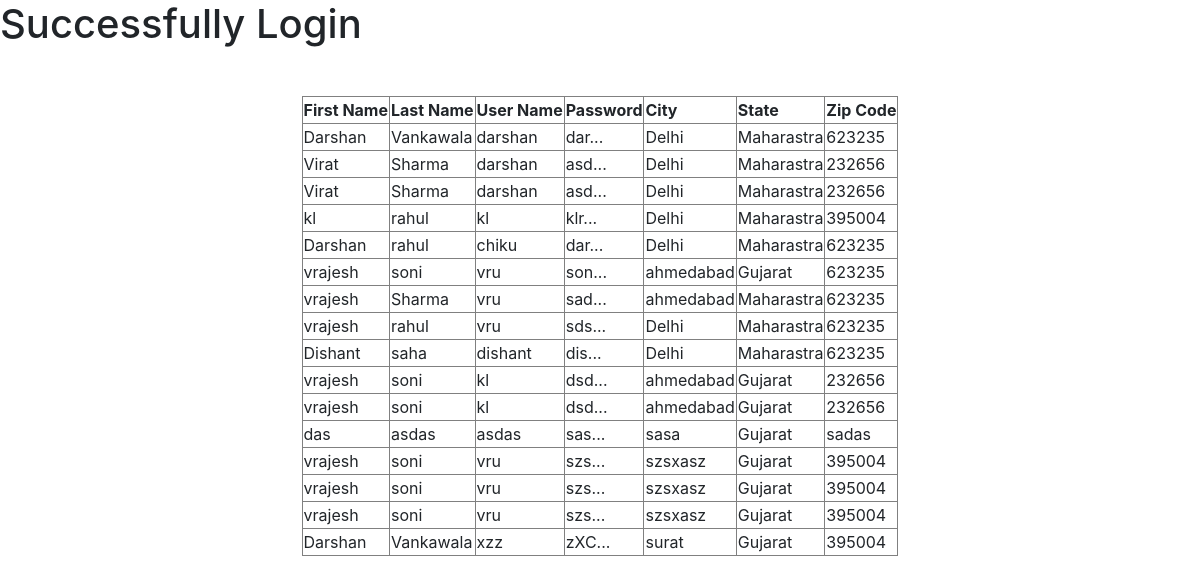
Page /success on the committed database.
### firstapp/models.py (models this page shows)
class register(models.Model):
    fname = models.CharField(max_length = 100)
    lname = models.CharField(max_length = 100)
    uname = models.CharField(max_length = 50)
    password = models.CharField(max_length = 100)
    city = models.CharField(max_length = 50)
    state = models.CharField(max_length = 50)
    zip = models.CharField(max_length = 50)
    def snippet(self):
        return self.password[:3] + '...'

### firstapp/views.py (the view)
# urls.py: path('success',views.success,name='success'),
def success(request):
    display = register.objects.all()
    return render(request,'success.html',{'display':display})

### templates/success.html (shortened to what this page needs)
<!doctype html> {% load static %}
<html lang="en">
<head>
    <link rel='stylesheet' href={% static 'dist/css/bootstrap.min.css' %}>
    <link rel="stylesheet" href="https://stackpath.bootstrapcdn.com/bootstrap/4.4.1/css/bootstrap.min.css">
</head>
<body>
    <h1>Successfully Login</h1>
    <table border='1px' align='center' class='mt-5'>
        <tr>
            <th> First Name </th>
            <th> Last Name </th>
            <th> User Name </th>
            <th> Password </th>
            <th> City </th>
            <th> State </th>
            <th> Zip Code </th>
        </tr>
        {% for a in display %}
        <tr>
            <td>{{ a.fname }}</td>
            <td>{{ a.lname }}</td>
            <td>{{ a.uname }}</td>
            <td>{{ a.snippet }}</td>
            <td>{{ a.city }}</td>
            <td>{{ a.state }}</td>
            <td>{{ a.zip }}</td>
        </tr>
        {% endfor %}
    </table>
</html>

### rows in the picture
register: fname "Darshan", lname "Vankawala", uname "darshan", snippet "dar...", city "Delhi", state "Maharastra", zip "623235"
register: fname "Virat", lname "Sharma", uname "darshan", snippet "asd...", city "Delhi", state "Maharastra", zip "232656"
register: fname "Virat", lname "Sharma", uname "darshan", snippet "asd...", city "Delhi", state "Maharastra", zip "232656"
register: fname "kl", lname "rahul", uname "kl", snippet "klr...", city "Delhi", state "Maharastra", zip "395004"
register: fname "Darshan", lname "rahul", uname "chiku", snippet "dar...", city "Delhi", state "Maharastra", zip "623235"
register: fname "vrajesh", lname "soni", uname "vru", snippet "son...", city "ahmedabad", state "Gujarat", zip "623235"
register: fname "vrajesh", lname "Sharma", uname "vru", snippet "sad...", city "ahmedabad", state "Maharastra", zip "623235"
register: fname "vrajesh", lname "rahul", uname "vru", snippet "sds...", city "Delhi", state "Maharastra", zip "623235"
register: fname "Dishant", lname "saha", uname "dishant", snippet "dis...", city "Delhi", state "Maharastra", zip "623235"
register: fname "vrajesh", lname "soni", uname "kl", snippet "dsd...", city "ahmedabad", state "Gujarat", zip "232656"
register: fname "vrajesh", lname "soni", uname "kl", snippet "dsd...", city "ahmedabad", state "Gujarat", zip "232656"
register: fname "das", lname "asdas", uname "asdas", snippet "sas...", city "sasa", state "Gujarat", zip "sadas"
register: fname "vrajesh", lname "soni", uname "vru", snippet "szs...", city "szsxasz", state "Gujarat", zip "395004"
register: fname "vrajesh", lname "soni", uname "vru", snippet "szs...", city "szsxasz", state "Gujarat", zip "395004"
register: fname "vrajesh", lname "soni", uname "vru", snippet "szs...", city "szsxasz", state "Gujarat", zip "395004"
register: fname "Darshan", lname "Vankawala", uname "xzz", snippet "zXC...", city "surat", state "Gujarat", zip "395004"
